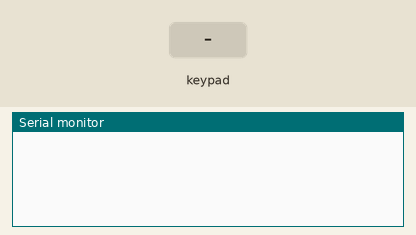
The sketch below on a simulated Arduino Uno, built with avr-gcc and run on an emulated ATmega328P. On the bench: the last lines printed to the serial monitor. The test bench sets the inputs (shaded band).

Above: at 1.2 s.
1.3 s: key '1' pressed
At 2.5 s:
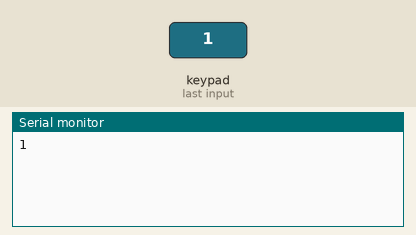
2.8 s: keypad keys 2 3 4 5 # pressed 0.4 s apart
At 4.8 s:
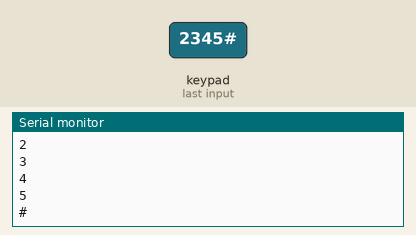
6.3 s: key 'A' pressed
At 7.5 s:
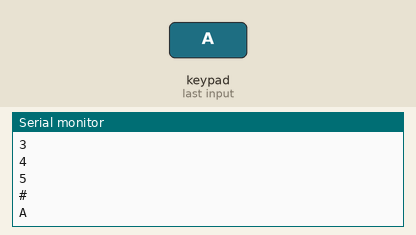
7.8 s: keypad keys 2 3 4 5 * pressed 0.4 s apart
At 10.1 s:
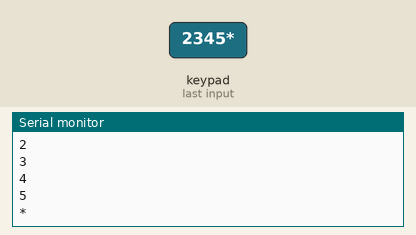
11.3 s: key 'B' pressed
At 12.5 s:
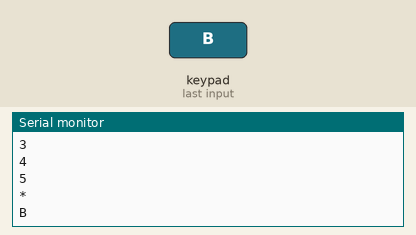
12.8 s: keypad keys 2 3 4 5 D pressed 0.4 s apart
At 14.9 s:
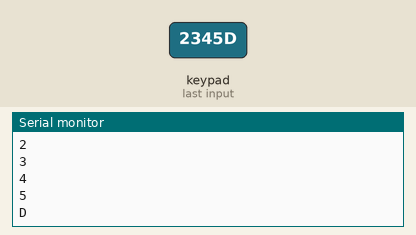
Timing chart, 0 to 16.4 s (numbered marks = the images above; inputs shaded):
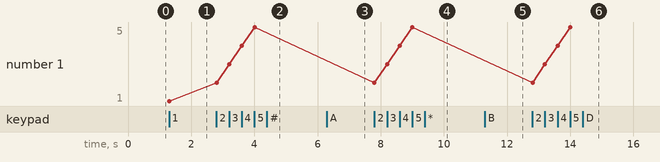

The sketch:

keypad.ino
```cpp
#include <Keypad.h>

const int ROW_NUM = 4; //four rows
const int COLUMN_NUM = 4; //four columns

char keys[ROW_NUM][COLUMN_NUM] = {
  {'1','2','3','A'},
  {'4','5','6','B'},
  {'7','8','9','C'},
  {'*','0','#','D'},
};

byte pin_rows[ROW_NUM] = {2, 3, 4, 5}; //connect to the row pinouts of the keypad
byte pin_column[COLUMN_NUM] = {6, 7, 8, 9}; //connect to the column pinouts of the keypad

Keypad keypad = Keypad( makeKeymap(keys), pin_rows,pin_column, ROW_NUM, COLUMN_NUM );

void setup(){
  Serial.begin(9600);
}

void loop(){
  char key = keypad.getKey();

  if (key){
    Serial.println(key);
  }
}
```

Measured:
- after the input at 1.3 s, the serial monitor: prints a new line at once (image 1)
- after the input at 2.8 s, the serial monitor: prints a new line at once (image 2)
- after the input at 6.3 s, the serial monitor: prints a new line at once (image 3)
- after the input at 7.8 s, the serial monitor: prints a new line at once (image 4)
- after the input at 11.3 s, the serial monitor: prints a new line at once (image 5)
- after the input at 12.8 s, the serial monitor: prints a new line at once (image 6)
- plotted number 1: 1 → 5 after the input at 2.8 s
